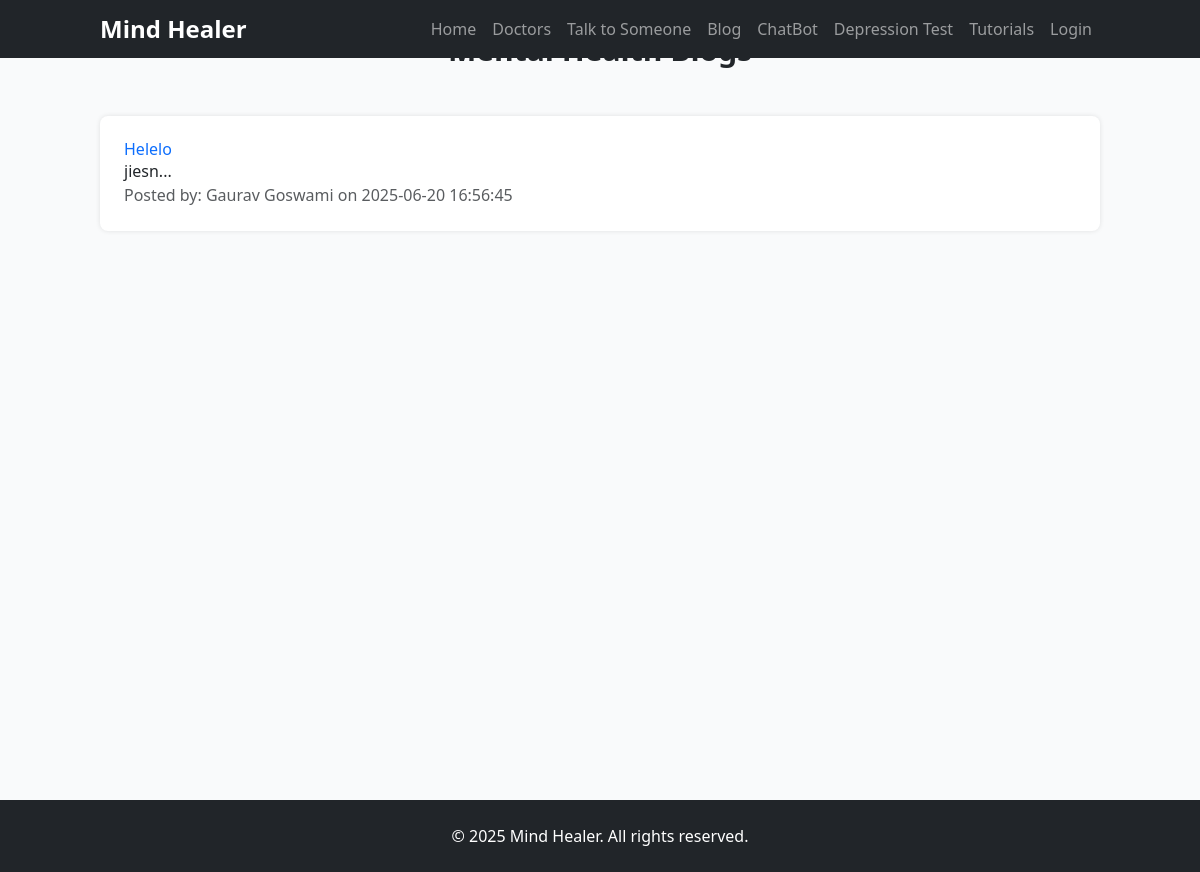
The page /blog.php on the database as committed earlier.
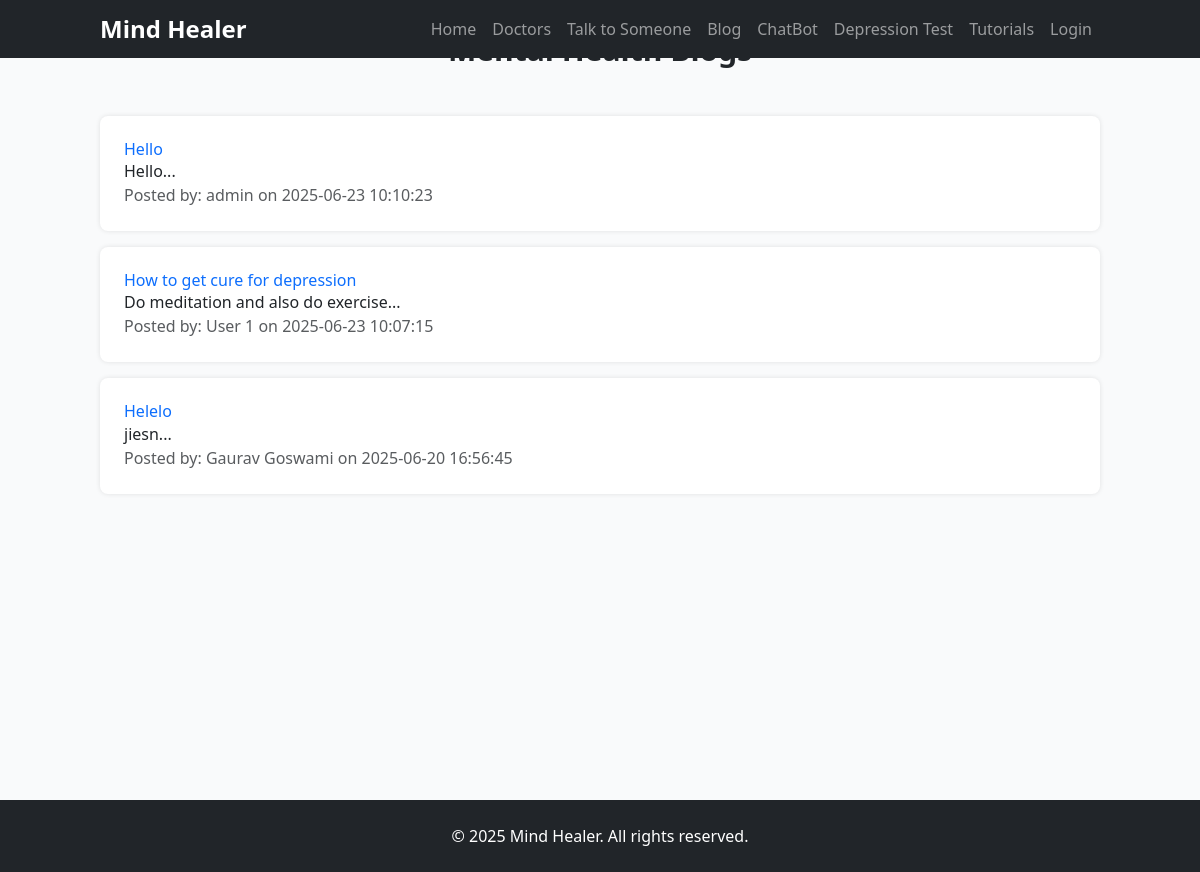
The same page on the database as committed later.
### tables this page shows
CREATE TABLE `blogs` (
  `id` int(11) NOT NULL,
  `user_id` int(11) NOT NULL,
  `title` varchar(255) NOT NULL,
  `content` text NOT NULL,
  `created_at` timestamp NOT NULL DEFAULT current_timestamp()
);

CREATE TABLE `users` (
  `id` int(11) NOT NULL,
  `username` varchar(50) NOT NULL,
  `email` varchar(100) NOT NULL,
  `password` varchar(255) NOT NULL,
  `role` enum('user','doctor','admin') DEFAULT 'user',
  `created_at` timestamp NOT NULL DEFAULT current_timestamp()
);

### blog.php (the view, shortened to what this page needs)
<?php
include 'includes/db_connect.php';
$blogs = $conn->query("SELECT b.id, b.title, b.content, b.created_at, u.username FROM blogs b JOIN users u ON b.user_id = u.id ORDER BY b.created_at DESC");
?>
<!DOCTYPE html>
<html lang="en">
<head>
    <link href="https://cdn.jsdelivr.net/npm/bootstrap@5.3.3/dist/css/bootstrap.min.css" rel="stylesheet">
    <link href="https://cdn.jsdelivr.net/npm/tailwindcss@2.2.19/dist/tailwind.min.css" rel="stylesheet">
    <link href="css/styles.css" rel="stylesheet">
</head>
<body>
    <?php include 'includes/header.php'; ?>
    <section class="blog-container">
        <div class="container">
            <h2 class="text-3xl font-bold text-center mb-5">Mental Health Blogs</h2>
            <?php while ($blog = $blogs->fetch_assoc()): ?>
                <div class="blog-card">
                    <h3><a href="view_blog.php?id=<?php echo $blog['id']; ?>" class="text-primary"><?php echo htmlspecialchars($blog['title']); ?></a></h3>
                    <p><?php echo htmlspecialchars(substr($blog['content'], 0, 100)); ?>...</p>
                    <p class="text-muted">Posted by: <?php echo htmlspecialchars($blog['username']); ?> on <?php echo htmlspecialchars($blog['created_at']); ?></p>
                </div>
            <?php endwhile; ?>
        </div>
    </section>
    <?php include 'includes/footer.php'; ?>
</body>
</html>

### includes/header.php (shortened to what this page needs)
<nav class="navbar navbar-expand-lg navbar-dark bg-dark fixed-top">
    <div class="container">
        <a class="navbar-brand text-2xl font-bold" href="index.php">Mind Healer</a>
        <div class="collapse navbar-collapse" id="navbarNav">
            <ul class="navbar-nav ms-auto">
                <li class="nav-item"><a class="nav-link" href="index.php">Home</a></li>
                <li class="nav-item"><a class="nav-link" href="doctors.php">Doctors</a></li>
                <li class="nav-item"><a class="nav-link" href="talk.php">Talk to Someone</a></li>
                <li class="nav-item"><a class="nav-link" href="blog.php">Blog</a></li>
                <li class="nav-item"><a class="nav-link" href="chatbot.php">ChatBot</a></li>
                <li class="nav-item"><a class="nav-link" href="depression_test.php">Depression Test</a></li>
                <li class="nav-item"><a class="nav-link" href="tutorials.php">Tutorials</a></li>
                <?php if (isset($_SESSION['user_id'])): ?>
                    <li class="nav-item"><a class="nav-link" href="dashboard.php">Dashboard</a></li>
                    <?php if ($_SESSION['role'] === 'admin'): ?>
                        <li class="nav-item"><a class="nav-link" href="admin.php">Admin</a></li>
                    <?php endif; ?>
                    <li class="nav-item"><a class="nav-link" href="logout.php">Logout</a></li>
                <?php else: ?>
                    <li class="nav-item"><a class="nav-link" href="login.php">Login</a></li>
                <?php endif; ?>
            </ul>
        </div>
    </div>
</nav>

### includes/footer.php (shortened to what this page needs)
<footer class="bg-dark text-white text-center py-4">
    <div class="container">
        <p>&copy; 2025 Mind Healer. All rights reserved.</p>
    </div>
</footer>

### css/styles.css (style rules this page uses)
body, html { height: 100%; margin: 0; overflow-x: hidden; }

### blog.php (style rules this page uses)
.blog-container { padding: 2rem; background: #f9fafb; min-height: 100vh; }
.blog-card { background: white; padding: 1.5rem; border-radius: 8px; margin-bottom: 1rem; box-shadow: 0 0 5px rgba(0,0,0,0.1); }

Rows that differ between the two databases and show on the page:
added blogs: title "Hello", content "Hello", user.username "admin", created_at "2025-06-23 10:10:23"
added blogs: title "How to get cure for depression", content "Do meditation and also do exercise", user.username "User 1", created_at "2025-06-23 10:07:15"
